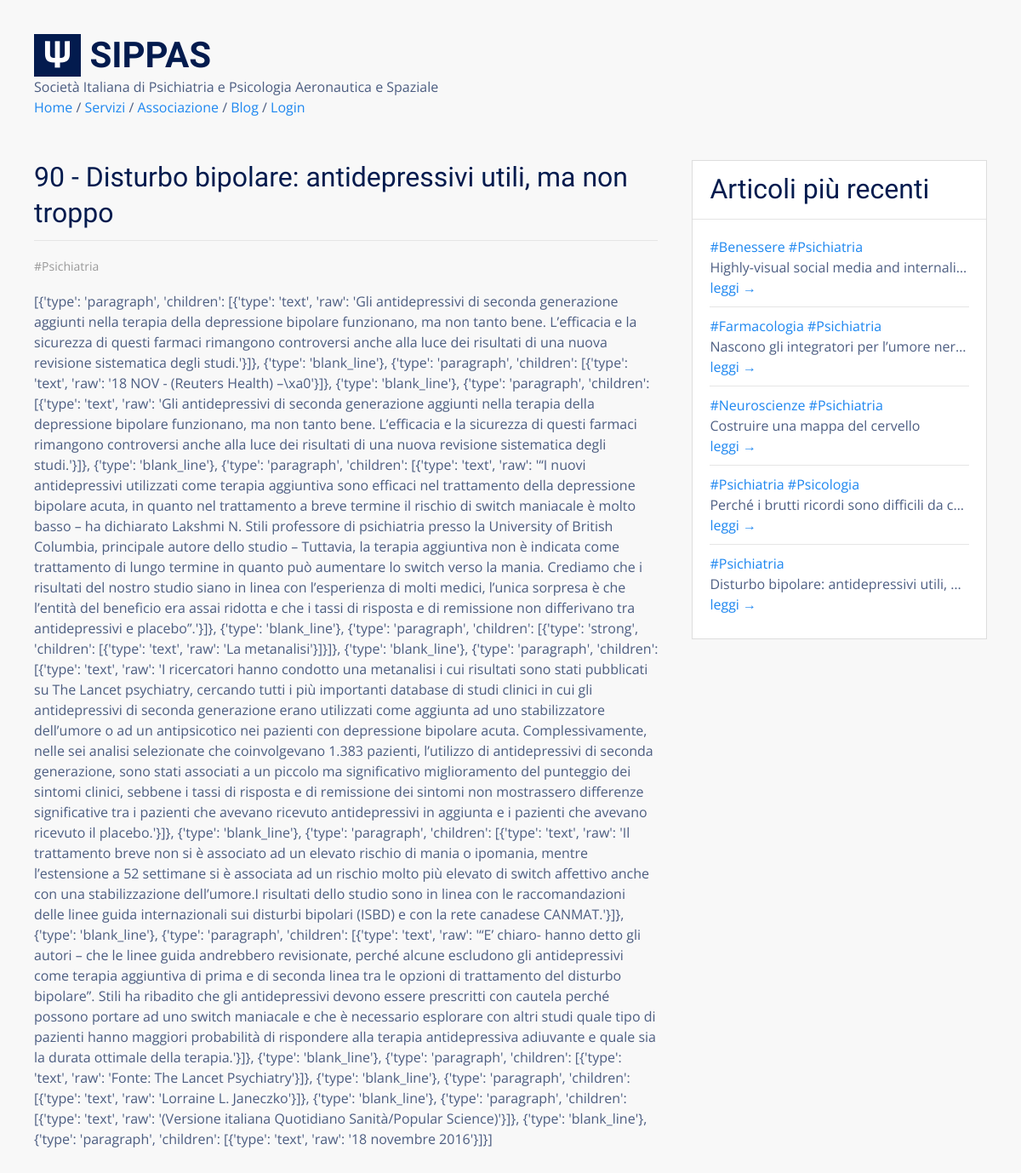
Page /blog/view/90 on the earlier database version.
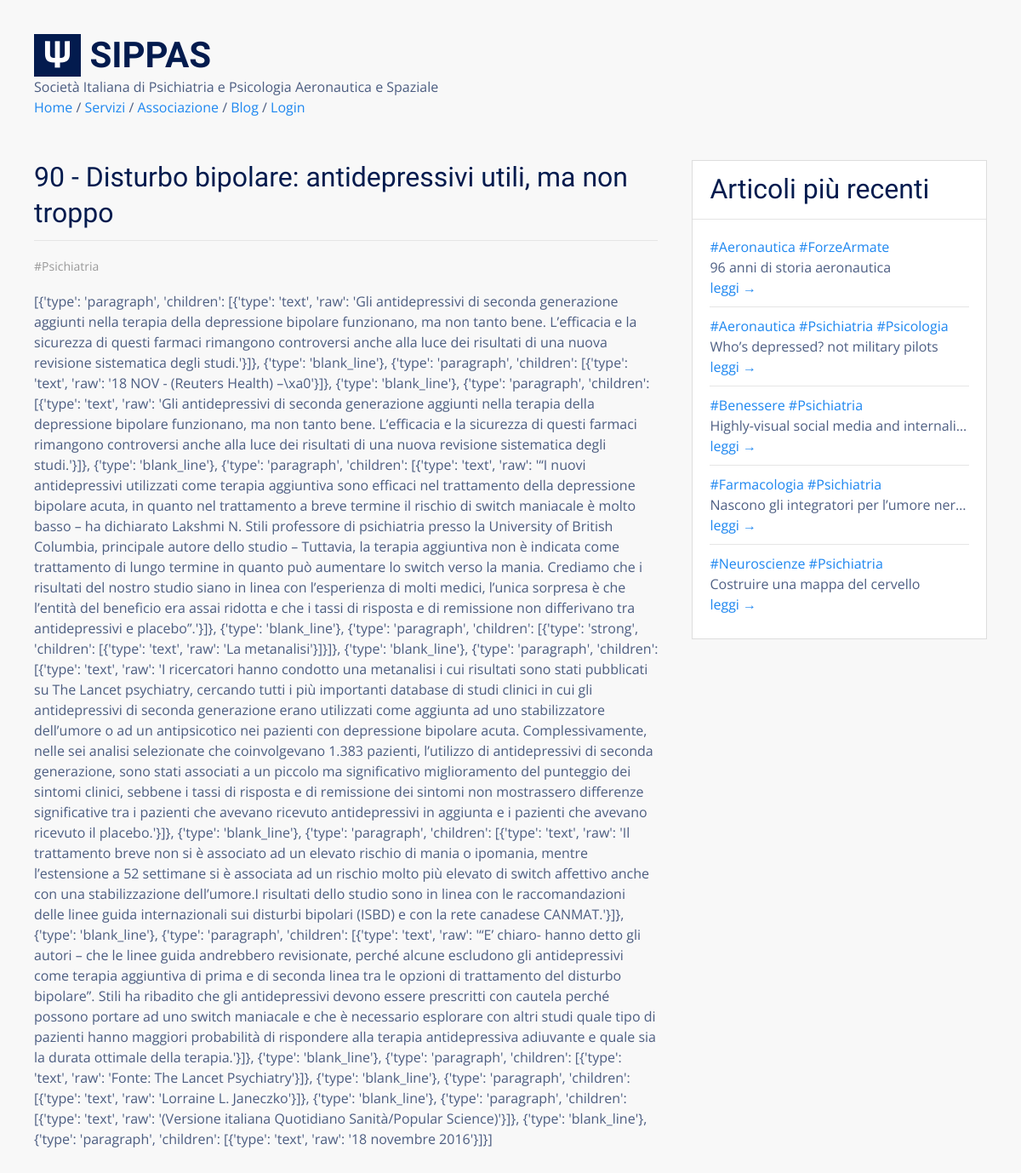
Same page on the later database version.
### tables this page shows
CREATE TABLE "posts" (
  "id" integer NOT NULL PRIMARY KEY AUTOINCREMENT,
  "title" text,
  "body" TEXT,
  "teaser" text,
  "tags" TEXT,
  "is_sticky" integer,
  "author_id" text,
  "created_at" TEXT,
  "updated_at" text,
  "published_at" TEXT
);

### flaskApp/blueprints/blog/routes.py (the view)
@bp_blog.route("/view/<int:id>")
@cache.cached()
def view_post(id):
  post = query_db('SELECT * FROM posts WHERE id = ?', [id], True)
  latests = query_db('SELECT * FROM posts ORDER BY id DESC LIMIT 5')
  if post == None: abort(404)
  return render_template("blog/post_view.html",  post=post, latests=latests, show_edit=current_user.is_active)

### flaskApp/db/sqlite.py (called while the page is built)
def get_db():
  if "db" not in g:
    g.db = sqlite3.connect(
      db_path,
      detect_types = sqlite3.PARSE_DECLTYPES,
      isolation_level = "DEFERRED"
    )
    g.db.cursor().execute("PRAGMA journal_mode=WAL")
    g.db.row_factory = sqlite3.Row
  return g.db

def query_db(query, args=(), one = False):
  with closing(get_db().cursor().execute(query, args)) as cur:
    rv = cur.fetchall()
    return (rv[0] if rv else None) if one else rv

### flaskApp/extensions/jinja_ext.py (called while the page is built)
def md_to_html(value):
  return markdown(value)

### flaskApp/blueprints/blog/templates/blog/post_view.html (shortened to what this page needs)
{% extends 'base.html' %}
{% block content %}
<div class="uk-section">
  <div class="uk-grid">
    <div class="uk-width-expand">
      <h2 class="uk-heading-divider">{{ post.id }} - {{ post.title }}</h2>
      <article class="uk-article">
        <p class="uk-article-meta">
          {% for tag in post.tags.split(' ') %}
          <a href="{{ url_for('blog.posts_tagged', tag=tag) }}">{{ tag }}</a>
          {% endfor %}<br>
        </p>
        <div>
          {{ post.body | md_to_html | safe }}
        </div>
      </article>
    </div>
    {% if latests %}
    <div class="uk-width-1-3@s uk-text-truncate">
      <div class="uk-card uk-card-default uk-card-small">
        <div class="uk-card-header">
          <h2>Articoli più recenti</h2>
        </div>
        <div class="uk-card-body">
          <ul class="uk-list uk-list-divider uk-margin-medium">
            {% for l in latests %}
            <li class="uk-text-truncate uk-padding-vertical uk-padding-horizontal-small">
              {% for tag in l.tags.split(' ') %}
              <a href="{{ url_for('blog.posts_tagged', tag=tag) }}">{{ tag }}</a>
              {% endfor %}<br>
              {{ l.title | capitalize }}<br>
              <a href="{{ url_for('blog.view_post', id=l.id) }}">leggi &rarr;</a><br>
            </li>
            {% endfor %}
          </ul>
        </div>
      </div>
    </div>
    {% endif %}
  </div>
</div>
{% endblock %}

### flaskApp/templates/base.html (shortened to what this page needs)
<html lang="it">
<head>
  {% include 'head.html' %}
</head>
<body>
  {% block navbar %}
    {% include 'navbar.html' %}
  {% endblock %}
  <div class="uk-container uk-margin-large-bottom">
    {% block content %}
    {% endblock %}
  </div>
</body>
</html>

### flaskApp/templates/head.html (shortened to what this page needs)
<link rel="stylesheet" href="{{ url_for('static', filename='css/vendor/uikit.min.css') }}">
<link rel="stylesheet" href="{{ url_for('static', filename='css/main.css') }}">

### flaskApp/templates/navbar.html
<div class="uk-container uk-margin-large uk-margin-bottom">
  <h1 class="uk-margin-medium-top uk-margin-remove-bottom">
    <span style="display: inline-block;background-color:#031b4e;color:#fff;padding:0px 10px">𝚿</span>
    <span class="uk-text-bold">SIPPAS</span>
  </h1>
  <p class="uk-margin-remove-vertical">
    Società Italiana di Psichiatria e Psicologia Aeronautica e Spaziale<br>
  </p>
  <a href="{{ url_for('main.index') }}">Home</a> /
  <a href="{{ url_for('main.services') }}">Servizi</a> /
  <a href="{{ url_for('main.gild') }}">Associazione</a> /
  <a href="{{ url_for('blog.posts') }}">Blog</a> /
  {% if current_user.is_authenticated %}
    <a href="{{ url_for('blog.dashboard') }}">Dashboard</a> /
    <a href="{{ url_for('users.logout') }}">Logout</a>
  {% else %}
    <a href="{{ url_for('users.login') }}">Login</a>
  {% endif %}
</div>

### flaskApp/static/css/main.css (style rules this page uses)
html { font-family: 'Open Sans', sans-serif; font-size: 16px; font-weight: normal; line-height: 1.5; background: #f8f8f8; color: rgba(3,27,78,0.7) !important; }
h1, .uk-h1, h2, .uk-h2, h3, .uk-h3, h4, .uk-h4, h5, .uk-h5, h6, .uk-h6 { font-family: 'Yanone Kaffeesatz', sans-serif; margin: 0 0 20px 0; font-weight: normal; color: #031b4e; text-transform: none; }
li { margin-bottom: 8px; }
.uk-section { padding: 0px; padding-top: 30px; }
.uk-card-default { color: rgba(3,27,78,0.7) !important; box-shadow: none; border: 1px solid #ddd; }

Differences in the rows shown:
no longer on one of the page's lists (row edited): posts: tags "#Psichiatria", title "Disturbo bipolare: antidepressivi utili,…"
no longer on this page (row unchanged): posts: tag "#Psichiatria" "#Psicologia", title "Perché i brutti ricordi sono difficili da c…", shown under "Articoli più recenti"
added posts: tag "#Aeronautica" "#ForzeArmate", title "96 anni di storia aeronautica", shown under "Articoli più recenti"
added posts: tag "#Aeronautica" "#Psichiatria" "#Psicologia", title "Who’s depressed? not military pilots", shown under "Articoli più recenti"
